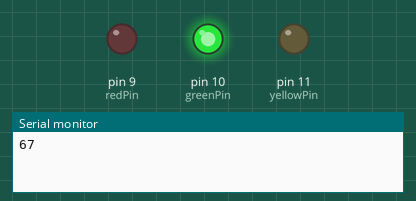
Bench run of a sketch on a simulated Arduino Uno, built with avr-gcc and run on an emulated ATmega328P. On the bench: output pins drawn as LEDs (lit = HIGH), the last lines printed to the serial monitor. Random numbers use the default seed unless the sketch sets one.

Above: at 0.1 s.
At 18.1 s:
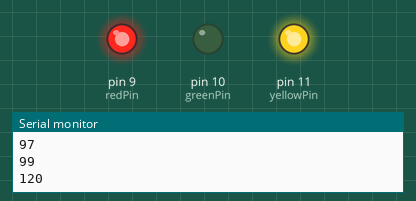
At 29.1 s:
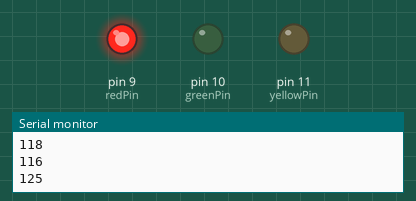
Timing chart, 0 to 40.0 s (numbered marks = the images above):
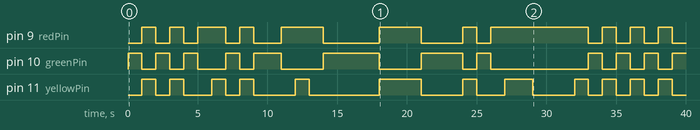

Measured:
- by itself, pin 9 (redPin): LOW → HIGH at 1.0 s, → LOW 1.0 s later, → HIGH 1.0 s later, → LOW 1.0 s later, … (22 changes in this stretch)
- by itself, pin 10 (greenPin): LOW → HIGH at 0.00 s, → LOW 1.0 s later, → HIGH 1.0 s later, → LOW 1.0 s later, … (23 changes in this stretch)
- by itself, pin 11 (yellowPin): LOW → HIGH at 1.0 s, → LOW 1.0 s later, → HIGH 1.0 s later, → LOW 1.0 s later, … (24 changes in this stretch)

The sketch:

ResqBeat.ino
```cpp
// Arduino UNO BPM Simulation + RGB LED
int redPin = 9;
int greenPin = 10;
int yellowPin = 11;

int bpm = 0;

void setup() {
  Serial.begin(9600);
  pinMode(redPin, OUTPUT);
  pinMode(greenPin, OUTPUT);
  pinMode(yellowPin, OUTPUT);
}

void loop() {
  // Simulate BPM between 60 and 130
  bpm = random(60, 130);

  // Send BPM to Serial (for Python to read)
  Serial.println(bpm);

  // RGB LED color based on BPM
  if (bpm <= 100) {          // Normal
    analogWrite(redPin, 0);
    analogWrite(greenPin, 255);
    analogWrite(yellowPin, 0);
  } else if (bpm <= 120) {   // Slightly High
    analogWrite(redPin, 255);
    analogWrite(greenPin, 0);
    analogWrite(yellowPin, 255);
  } else {                    // Very High
    analogWrite(redPin, 255);
    analogWrite(greenPin, 0);
    analogWrite(yellowPin, 0);
  }

  delay(1000); // Update every second
}
```
